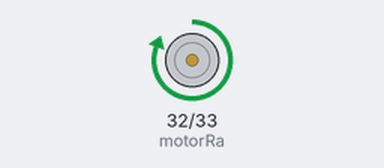
Recording of a sketch running on a simulated ESP32. Parts: motor-driver pin pairs drawn as motors (green arrow = first pin HIGH = forward, orange = second pin HIGH = backward, longer = more drive).

Above: at 0.7 s.
At 4.2 s:
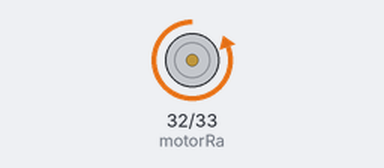
At 6.0 s:
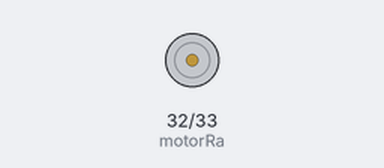
Timing chart, 0 to 9.1 s (numbered marks = the images above):
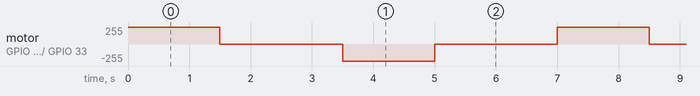

The sketch:

1_One_tyre_movement.ino
```cpp
/*
Only Single Tyre movement

- Robot will move in Forward direction for 1.5 second
- It will stop for 2 seconds
- Then it will move in Reverse Direction  for 1.5 seconds
- Rest and then repeat

*/


// Assigning names to  Pins connected with ESP32

#define motorRa 32
#define motorRb 33

void setup(){
  // defining pins working type

  pinMode(motorRa, OUTPUT);
  pinMode(motorRb, OUTPUT);
}

void loop(){

  // forward
  digitalWrite(motorRa,HIGH);
  digitalWrite(motorRb,LOW);
  delay (1500);

  //Stopping
  digitalWrite(motorRa,LOW);
  digitalWrite(motorRb,LOW);
  delay(2000);

  // Reverse
  digitalWrite(motorRa,LOW);
  digitalWrite(motorRb,HIGH);
  delay (1500);

  // Again Stopping
  digitalWrite(motorRa,LOW);
  digitalWrite(motorRb,LOW);
  delay(2000);
  }
```

Measured:
- by itself, motor on GPIO 32 (motorRa) / GPIO 33 (motorRb): repeats every 7.0 s: stopped 2.0 s, backward 255/255 1.5 s, stopped 2.0 s, forward 255/255 1.5 s
